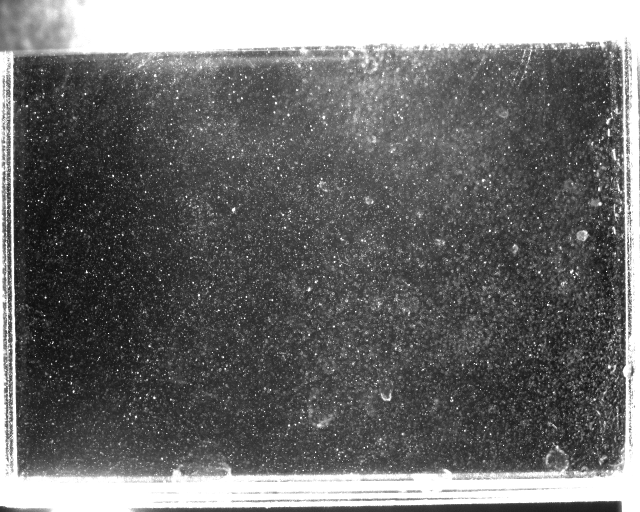
%> input picture PIV/Group 13/Cropping images/Run2_0010.tif, 1280 x 1024 px (shown at 1/2 size)
$ octave untitled.m   (GNU Octave 9; MATLAB toolbox functions it lacks are replaced by stand-ins)
%> lines starting %> are read from the running program, lines starting %| are printed output that depends on the picture
%% Croping images from Run2 and Run3
clc
clear all

run2=imread('Run2_0010.tif');
%> run2 is the input picture: size 1024x1280 uint8; min 10, max 255, mean 108.1
run3=imread('Run3_0010.tif');
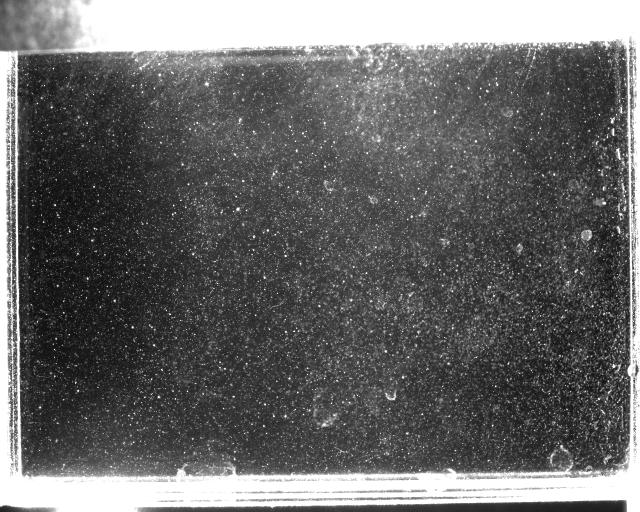
%> input picture PIV/Group 13/Cropping images/Run3_0010.tif, 1280 x 1024 px (shown at 1/2 size)
%> run3 is the input picture: size 1024x1280 uint8; min 7, max 255, mean 103.8


%[run2cr rect2]=imcrop(run2)

rect2=[59  571   42   49];
run2cr=imcrop(run2, rect2);
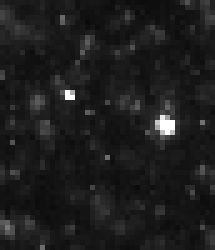
%> run2cr: size 50x43 uint8 (shown 5 times larger); min 11, max 255, mean 29.4
run3cr=imcrop(run3, rect2);
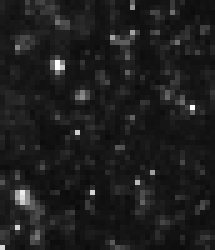
%> run3cr: size 50x43 uint8 (shown 5 times larger); min 11, max 255, mean 29.8
f1=figure(1);

imshow(run2cr, 'tight')

f2=figure(2);

imshow(run3cr, 'tight')

%% Printing the images

print(f1,'/Network/Servers/mlh34-0.ethz.ch/Volumes/01_MXS_RAID/01_StudentData/sckaspar/Dropbox/Experimentelle Methoden/PIV/Report/pics/croprun2','-dpng')
print(f2,'/Network/Servers/mlh34-0.ethz.ch/Volumes/01_MXS_RAID/01_StudentData/sckaspar/Dropbox/Experimentelle Methoden/PIV/Report/pics/croprun3','-dpng')
